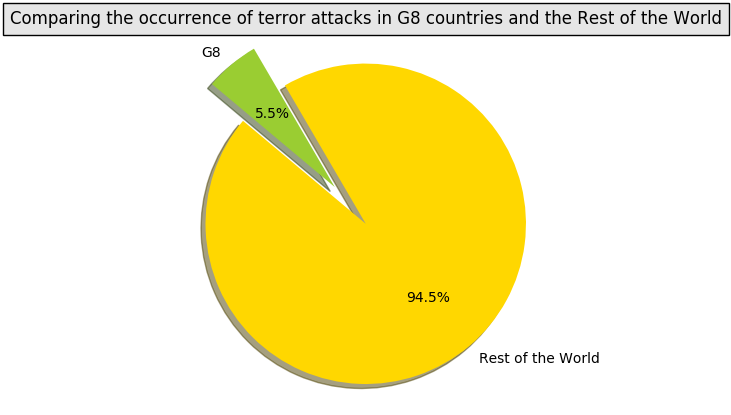

Source code (Python):
import statsmodels.api as sm
import pandas as pd
import numpy as np
import matplotlib.pyplot as plt
import seaborn as sns
import csv
from shapely.geometry import Point


df = pd.read_csv('CheibubStart.csv').dropna()
oecdg8 = pd.read_csv('2008_g8_oecd.csv')

lastyear = df[df['year'] == 2008].dropna()

g8OECD2008=pd.merge(lastyear, oecdg8, how = 'outer').dropna(subset=['year']).fillna(0)

g8OECD2008['OECD']=g8OECD2008['OECD'].astype(int)
percentG8=g8OECD2008['G8'].sum()/g8OECD2008['G8'].agg({'count'})
percentnotG8=(g8OECD2008['G8'].sum()/g8OECD2008['G8'].agg({'count'})-1)*(-1)
g8=pd.DataFrame(percentnotG8)
notg8=pd.DataFrame(percentG8)
sizes=g8.append(notg8, ignore_index=True)


labels = ['Rest of the World', 'G8']
colors = ['gold', 'yellowgreen']
explode = (0.3, 0)

plt.pie(sizes, explode=explode, labels=labels, colors=colors,
        autopct='%1.1f%%', shadow=True, startangle=140)

plt.axis('equal')

plt.title('Comparing the occurrence of terror attacks in G8 countries and the Rest of the World', bbox={'facecolor':'0.9', 'pad':5})

plt.savefig('figure12.png', bbox_inches='tight')
